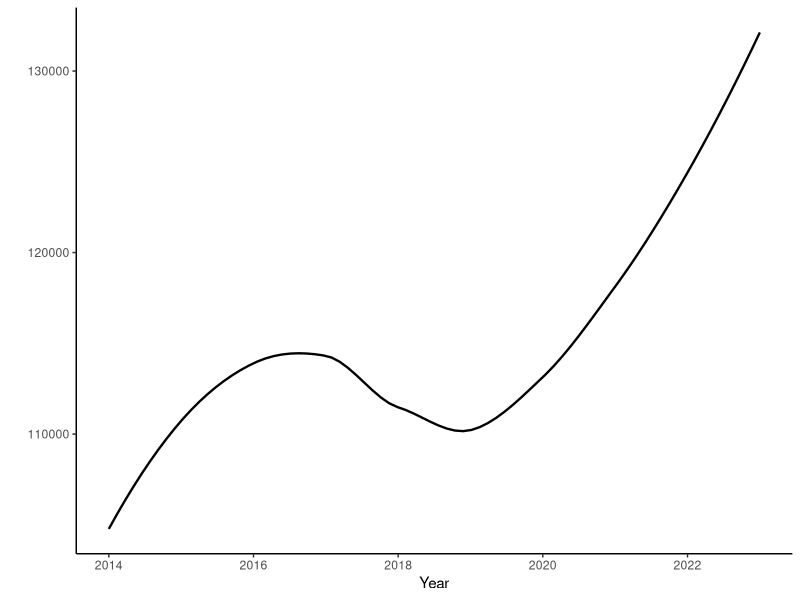
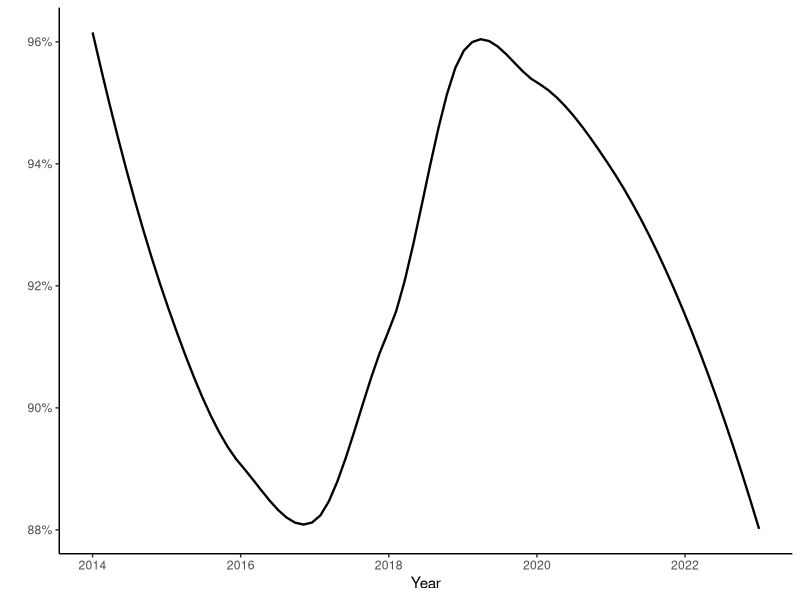
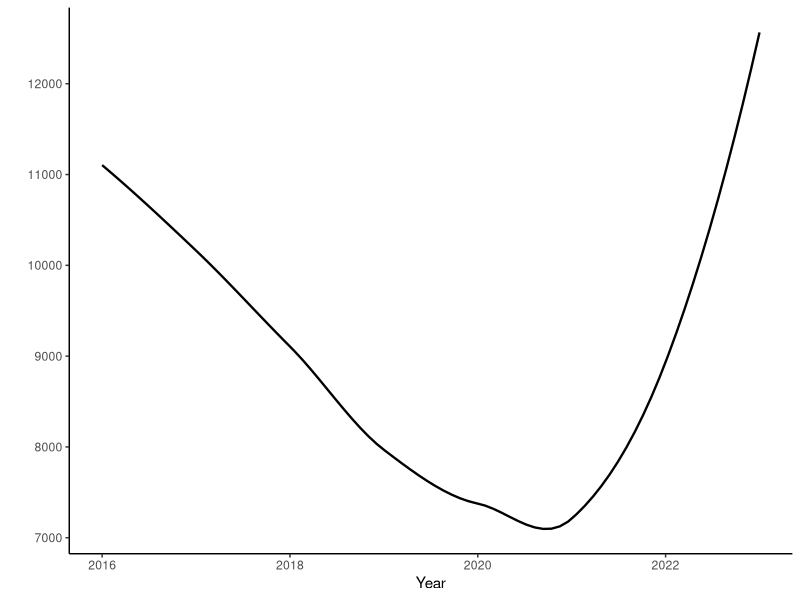
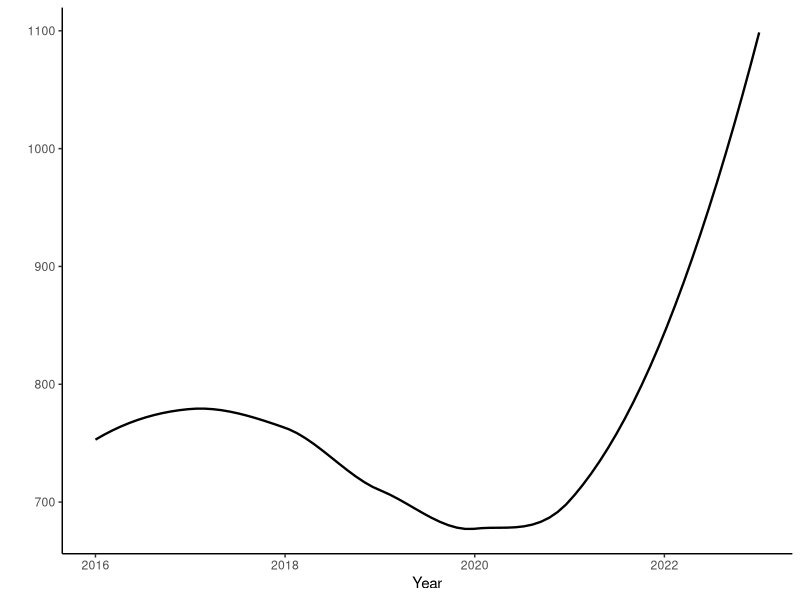
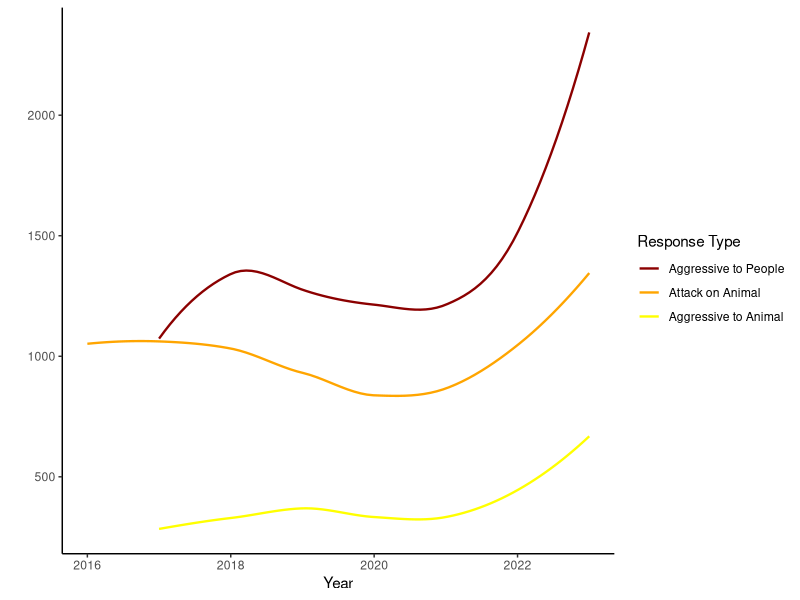
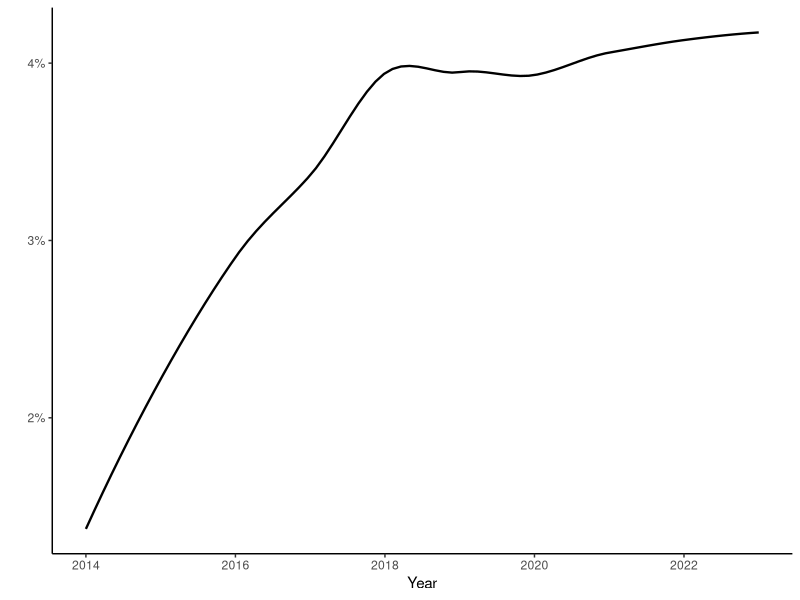
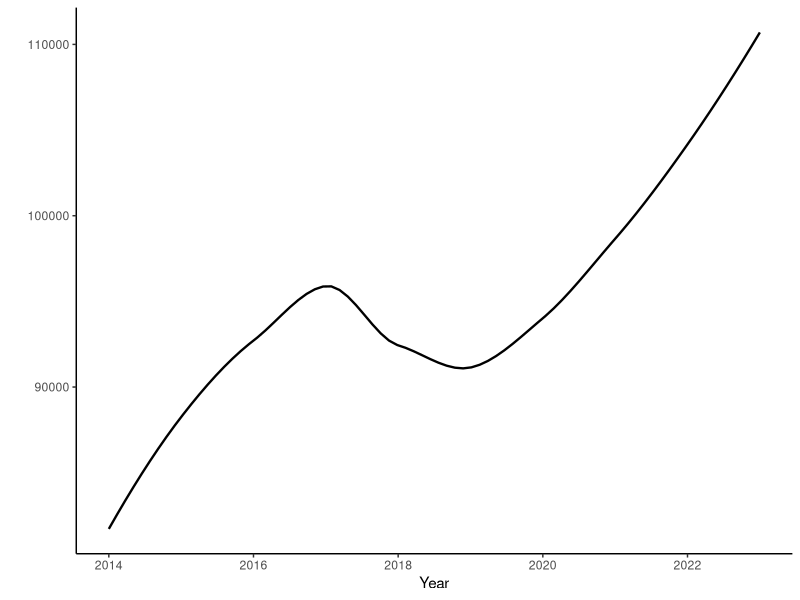
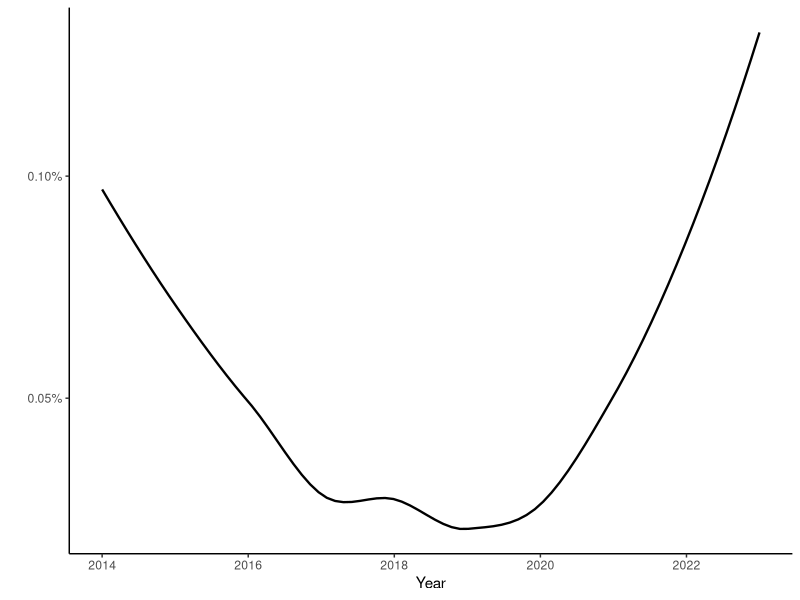

Reproduce these figures in R, in order.
## ---- chunk 1
library(readr)
library(dplyr)
library(ggplot2)
library(tidyr)
library(stringr)
## ---- chunk 2
dog_data <- read_csv("data/dog-control.csv")
## ---- chunk 3
dogs <- dog_data |> 
  filter(category == "registrations" | category == "classification") |> 
  group_by(financial_year) |> 
  select(-category) |> 
  pivot_wider(names_from = c(subcategory, measure), values_from = value) |> 
  select(-dangerous_total, -(starts_with("shelters"))) |> 
  mutate(
    menacing = menacing_33A + menacing_33C,
    dangerous = dangerous_conviction + dangerous_evidence + dangerous_admission,
    pc_men = menacing / dogs_known,
    pc_dan = dangerous / dogs_known,
    pc_reg = dogs_registered / dogs_known,
  )
## ---- chunk 4
owners <- dog_data |> 
  filter(subcategory == "owners" | subcategory == "prosecution-appeal") |> 
  group_by(financial_year) |> 
  select(-category) |> 
  pivot_wider(names_from = c(subcategory, measure), values_from = value) |> 
  mutate(
    owners_sanctioned = owners_probationary + owners_disqualified,
    pc_sanctioned = owners_sanctioned / owners_total,
  )
## ---- chunk 5
ggplot(dogs, aes(x = financial_year, y = dogs_known)) +
  geom_smooth(se = FALSE, linewidth = 0.8, colour = "black") +
  theme_classic() +
  xlab("Year") +
  ylab("")
## ---- chunk 6
ggplot(dogs, aes(x = financial_year, y = pc_reg)) +
  geom_smooth(se = FALSE, linewidth = 0.8, colour = "black") +
  theme_classic() +
  xlab("Year") +
  ylab("") +
  scale_y_continuous(labels = scales::percent)
## ---- chunk 7
roaming <- dog_data |> 
  filter(measure == "roaming-dog") |> 
  group_by(financial_year) 

ggplot(roaming, aes(x = financial_year, y = value)) +
  geom_smooth(se = FALSE, linewidth = 0.8, colour = "black") +
  theme_classic() +
  xlab("Year") +
  ylab("")
## ---- chunk 8
attacks <- dog_data |> 
  filter(category == "response") |> 
  group_by(financial_year) |> 
  select(-category) |> 
  pivot_wider(names_from = c(subcategory, measure), values_from = value) |> 
  mutate(
    total_response = `priority-1_total` + `priority-2_total`,
    pc_attack_people = `type_attack-people` / total_response,
  )
## ---- chunk 9
ggplot(attacks, aes(x = financial_year, y = `type_attack-people`)) +
  geom_smooth(se = FALSE, linewidth = 0.8, colour = "black") +
  theme_classic() +
  xlab("Year") +
  ylab("")
## ---- chunk 10
ggplot(attacks, aes(x = financial_year)) +
  geom_smooth(aes(y = `type_aggressive-people`, colour = "Aggressive to People"), se = FALSE, linewidth = 0.8) +
  geom_smooth(aes(y = `type_attack-animals`, colour = "Attack on Animal"), se = FALSE, linewidth = 0.8) +
  geom_smooth(aes(y = `type_aggressive-animals`, colour = "Aggressive to Animal"), se = FALSE, linewidth = 0.8) +
  scale_color_manual(name = "Response Type", values = c(
    "Aggressive to People" = "darkred",
    "Attack on Animal" = "orange",
    "Aggressive to Animal" = "yellow"),
    breaks = c(
      "Aggressive to People",
      "Attack on Animal",
      "Aggressive to Animal"
    )) +
  theme_classic() +
  xlab("Year") +
  ylab("") 
## ---- chunk 11
ggplot(dogs, aes(x = financial_year, y = pc_men)) +
  geom_smooth(se = FALSE, linewidth = 0.8, colour = "black") +
  theme_classic() +
  xlab("Year") +
  ylab("") +
  scale_y_continuous(labels = scales::percent)
## ---- chunk 12
ggplot(owners, aes(x = financial_year, y = owners_total)) +
  geom_smooth(se = FALSE, linewidth = 0.8, colour = "black") +
  theme_classic() +
  xlab("Year") +
  ylab("")
## ---- chunk 13
ggplot(owners, aes(x = financial_year, y = pc_sanctioned)) +
  geom_smooth(se = FALSE, linewidth = 0.8, colour = "black") +
  theme_classic() +
  xlab("Year") +
  ylab("") +
  scale_y_continuous(labels = scales::percent)
## ---- chunk 14
rfs <- dog_data |> 
  filter(subcategory == "priority-1" | 
           subcategory == "priority-2") |> 
  group_by(financial_year) |> 
  select(-category, -measure) |> 
  pivot_wider(names_from = c(subcategory), values_from = value) |> 
  mutate(
    rfs_total = `priority-1` + `priority-2`,
  )

ggplot(rfs, aes(x = financial_year)) +
  geom_smooth(aes(y = rfs_total, color = "Total"), se = FALSE, linewidth = 0.8) +
  geom_smooth(aes(y = `priority-1`, color = "Priority 1"), se = FALSE, linewidth = 0.8) +
  scale_color_manual(values = c(
    "Total" = "darkblue",
    "Priority 1" = "darkred")) +
  labs(color = "Response Type") +
  theme_classic() +
  xlab("Year") +
  ylab("")
## ---- chunk 15
impounds <- dog_data |> 
  filter(category == "shelters") |> 
  group_by(financial_year) |> 
  select(-category, -measure) |> 
  pivot_wider(names_from = c(subcategory), values_from = value)

impounds$dogs_known <- dogs$dogs_known

impounds <- impounds |> 
  mutate(
    pc_impounded = impound / dogs_known,
    pc_returned = `claimed-returned` / impound,
    pc_euthanised = euthanised / impound,
    pc_adopted = `adopted-rescued` / impound,
  )
## ---- chunk 16
ggplot(impounds, aes(x = financial_year, y = pc_impounded)) +
  geom_smooth(se = FALSE, linewidth = 0.8, colour = "black") +
  theme_classic() +
  xlab("Year") +
  ylab("") +
  scale_y_continuous(labels = scales::percent)
## ---- chunk 17
ggplot(impounds, aes(x = financial_year, y = pc_returned)) +
  geom_smooth(se = FALSE, linewidth = 0.8, colour = "black") +
  theme_classic() +
  xlab("Year") +
  ylab("") +
  scale_y_continuous(labels = scales::percent)
## ---- chunk 18
ggplot(impounds, aes(x = financial_year, y = pc_euthanised)) +
  geom_smooth(se = FALSE, linewidth = 0.8, colour = "black") +
  theme_classic() +
  xlab("Year") +
  ylab("") +
  scale_y_continuous(labels = scales::percent)
## ---- chunk 19
ggplot(impounds, aes(x = financial_year, y = pc_adopted)) +
  geom_smooth(se = FALSE, linewidth = 0.8, colour = "black") +
  theme_classic() +
  xlab("Year") +
  ylab("") +
  scale_y_continuous(labels = scales::percent)
## ---- chunk 20
enforce <- dog_data |> 
  filter(category == "enforcement" | category == "infringements") |>
  select(-category) |> 
  group_by(financial_year) |> 
  pivot_wider(names_from = c(subcategory, measure), values_from = value)
## ---- chunk 21
ggplot(enforce, aes(x = financial_year, y = offence_total)) +
  geom_smooth(se = FALSE, linewidth = 0.8, colour = "black") +
  theme_classic() +
  xlab("Year") +
  ylab("")
## ---- chunk 22
ggplot(enforce, aes(x = financial_year, 
                   y = `prosecution-appeal_total`)) +
  geom_smooth(se = FALSE, linewidth = 0.8, colour = "black") +
  theme_classic() +
  xlab("Year") +
  ylab("")
## ---- chunk 23
resource <- dog_data |> 
  filter(category == "resourcing") |>
  select(-category) |> 
  group_by(financial_year) |> 
  pivot_wider(names_from = c(subcategory, measure), values_from = value) |> 
  mutate(
    pc_field = staff_field / staff_total,
  )

resource$dogs_known <- dogs$dogs_known

resource <- resource |> 
  mutate(
    staff_indexed = dogs_known / staff_total,
  )
## ---- chunk 24
ggplot(resource, aes(x = financial_year, 
                   y = staff_indexed)) +
  geom_smooth(se = FALSE, linewidth = 0.8, colour = "black") +
  theme_classic() +
  xlab("Year") +
  ylab("")
## ---- chunk 25
ggplot(resource, aes(x = financial_year, 
                   y = pc_field)) +
  geom_smooth(se = FALSE, linewidth = 0.8, colour = "black") +
  theme_classic() +
  xlab("Year") +
  ylab("") +
  scale_y_continuous(labels = scales::percent)
